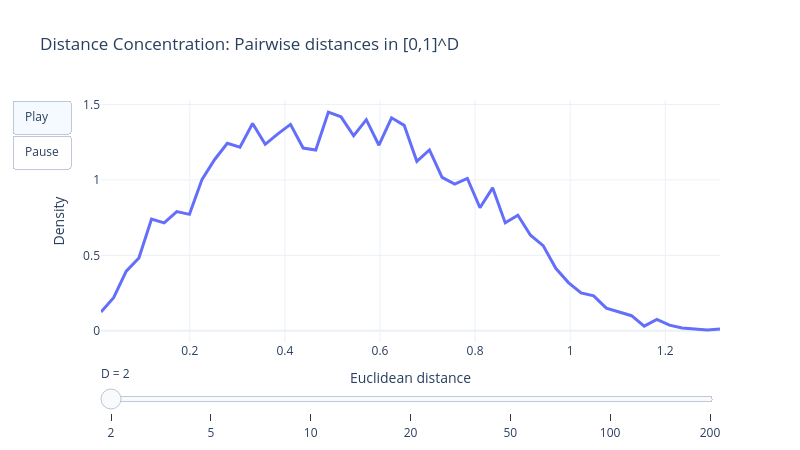

Notebook code cell kept with this figure:
### Markdown cell above
---
## 3. Problem Statement & Distance Concentration

**The dimensionality reduction problem:**
Find $y_i \in \mathbb{R}^d$ such that local structure is preserved and false Euclidean neighbors are separated.

### Why raw distances are tricky in high dimensions

As $D$ grows, all pairwise distances **concentrate** around the same value.
The "nearest" neighbor is barely closer than a random point -- Euclidean distance becomes meaningless.

**t-SNE's solution:** Abandon global distances. Force every point to have the same
*effective number of neighbors* (perplexity) by adapting a local bandwidth $\sigma_i$.

### Code cell
# -- 3a. Distance Concentration Demo (animated Plotly) --
# Watch how the histogram of pairwise distances narrows as dimensions increase.

def distance_concentration_demo(n=800, dims=(2, 5, 10, 20, 50, 100, 200), seed=0):
    rng = np.random.RandomState(seed)
    frames, base = [], None

    for d in dims:
        Xd = rng.rand(n, d)
        a = rng.randint(0, n, size=6000)
        b = rng.randint(0, n, size=6000)
        dist = np.linalg.norm(Xd[a] - Xd[b], axis=1)
        hist, edges = np.histogram(dist, bins=50, density=True)
        x = 0.5 * (edges[:-1] + edges[1:])
        frames.append(go.Frame(data=[go.Scatter(x=x, y=hist, mode="lines",
                                                 line=dict(width=3))],
                               name=str(d)))
        if base is None:
            base = (x, hist)

    fig = go.Figure(
        data=[go.Scatter(x=base[0], y=base[1], mode="lines", line=dict(width=3))],
        layout=go.Layout(
            title="Distance Concentration: Pairwise distances in [0,1]^D",
            xaxis_title="Euclidean distance", yaxis_title="Density",
            width=800, height=450, template="plotly_white",
            updatemenus=[{
                "type": "buttons", "showactive": True,
                "buttons": [
                    {"label": "Play", "method": "animate",
                     "args": [None, {"frame": {"duration": 800, "redraw": True}}]},
                    {"label": "Pause", "method": "animate",
                     "args": [[None], {"frame": {"duration": 0, "redraw": False}}]},
                ],
            }],
            sliders=[{
                "steps": [{"method": "animate",
                           "args": [[str(d)], {"mode": "immediate",
                                    "frame": {"duration": 0, "redraw": True}}],
                           "label": str(d)} for d in dims],
                "currentvalue": {"prefix": "D = "}
            }],
        ),
        frames=frames
    )
    fig.show()
    print("In low-D, distances spread widely (easy to distinguish near/far).")
    print("In high-D, distances concentrate -> a global threshold fails.")

distance_concentration_demo()

### Figure 1 — Plotly figure (JSON) as saved in the notebook; plotly's stock layout.template omitted (floating-point values rounded to 4 significant figures)
{"data": [{"line": {"width": 3}, "mode": "lines", "type": "scatter", "x": [0.01328, 0.03985, 0.06642, 0.09299, 0.1196, 0.1461, 0.1727, 0.1993, 0.2258, 0.2524, 0.279, 0.3055, 0.3321, 0.3587, 0.3852, 0.4118, 0.4384, 0.4649, 0.4915, 0.5181, 0.5446, 0.5712, 0.5978, 0.6244, 0.6509, 0.6775, 0.7041, 0.7306, 0.7572, 0.7838, 0.8103, 0.8369, 0.8635, 0.89, 0.9166, 0.9432, 0.9697, 0.9963, 1.023, 1.049, 1.076, 1.103, 1.129, 1.156, 1.182, 1.209, 1.235, 1.262, 1.289, 1.315], "y": [0.1255, 0.2196, 0.3952, 0.483, 0.7402, 0.7151, 0.7904, 0.7716, 1.004, 1.135, 1.242, 1.217, 1.374, 1.236, 1.305, 1.368, 1.211, 1.198, 1.449, 1.418, 1.292, 1.399, 1.23, 1.411, 1.361, 1.123, 1.198, 1.016, 0.9723, 1.01, 0.8155, 0.9473, 0.7151, 0.7653, 0.6336, 0.5646, 0.414, 0.3199, 0.2509, 0.2321, 0.1506, 0.1255, 0.1004, 0.03137, 0.07528, 0.03764, 0.01882, 0.01255, 0.006273, 0.01255]}], "layout": {"height": 450, "sliders": [{"currentvalue": {"prefix": "D = "}, "steps": [{"args": [["2"], {"frame": {"duration": 0, "redraw": true}, "mode": "immediate"}], "label": "2", "method": "animate"}, {"args": [["5"], {"frame": {"duration": 0, "redraw": true}, "mode": "immediate"}], "label": "5", "method": "animate"}, {"args": [["10"], {"frame": {"duration": 0, "redraw": true}, "mode": "immediate"}], "label": "10", "method": "animate"}, {"args": [["20"], {"frame": {"duration": 0, "redraw": true}, "mode": "immediate"}], "label": "20", "method": "animate"}, {"args": [["50"], {"frame": {"duration": 0, "redraw": true}, "mode": "immediate"}], "label": "50", "method": "animate"}, {"args": [["100"], {"frame": {"duration": 0, "redraw": true}, "mode": "immediate"}], "label": "100", "method": "animate"}, {"args": [["200"], {"frame": {"duration": 0, "redraw": true}, "mode": "immediate"}], "label": "200", "method": "animate"}]}], "title": {"text": "Distance Concentration: Pairwise distances in [0,1]^D"}, "updatemenus": [{"buttons": [{"args": [null, {"frame": {"duration": 800, "redraw": true}}], "label": "Play", "method": "animate"}, {"args": [[null], {"frame": {"duration": 0, "redraw": false}}], "label": "Pause", "method": "animate"}], "showactive": true, "type": "buttons"}], "width": 800, "xaxis": {"title": {"text": "Euclidean distance"}}, "yaxis": {"title": {"text": "Density"}}}}
